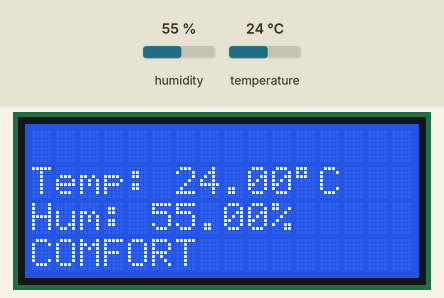
Recording of a sketch running on a simulated Arduino Uno, built with avr-gcc and run on an emulated ATmega328P. Shown: 16×4 character LCD. Inputs (shaded band) come from the test bench; at power-on: humidity 55 %, temperature 24 °C. What the sketch prints to the serial monitor is not drawn.

Above: at 3.2 s.
3.3 s: humidity set to 41 %
At 5.0 s:
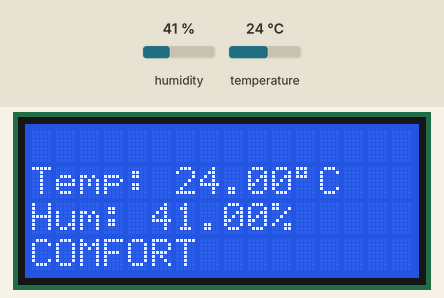
6.0 s: humidity set to 38 %
At 7.6 s:
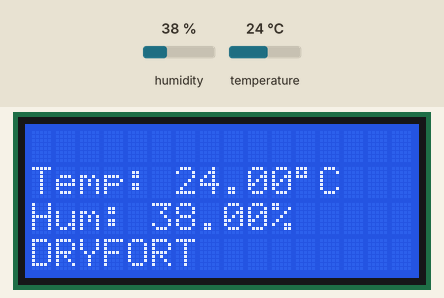
8.7 s: humidity set to 68 %
At 11.4 s:
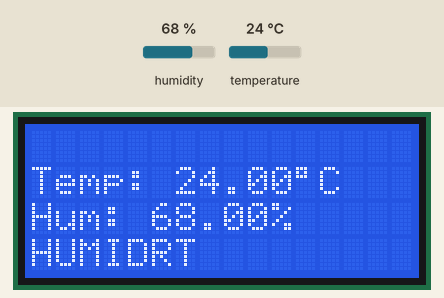
11.7 s: humidity set to 62 %
14.4 s: humidity set to 59 %
At 16.8 s:
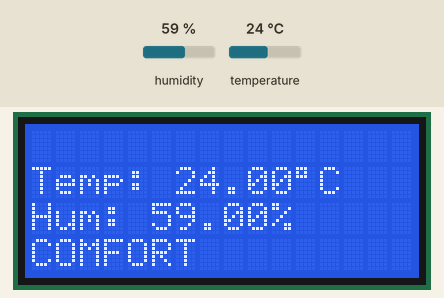
17.7 s: temperature set to 12 °C
At 19.3 s:
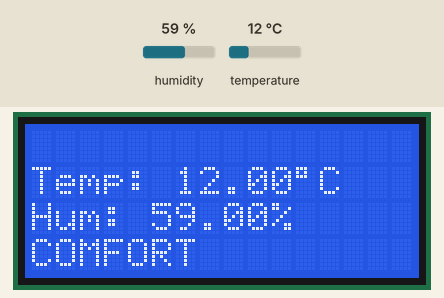
Timing chart, 0 to 20.8 s (numbered marks = the images above; inputs shaded):
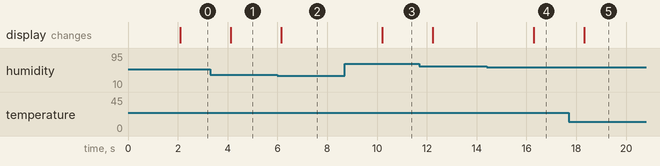

The sketch:

08-weather-station.ino
```cpp
#include <LiquidCrystal.h>
#include <DHT.h>


#define DHTTYPE DHT11
#define DHTPIN 7

DHT dht(DHTPIN , DHTTYPE);
LiquidCrystal lcd(12, 11, 5, 4, 3, 2);


void setup() {

  Serial.begin(9600);
  Serial.println("Demarrage");
  lcd.begin(16, 4);
  Serial.println("LCD init OK");
  lcd.print("Weather Station");
  delay(2000);
  lcd.clear();
  dht.begin();
}

void loop() {

  float temperature = dht.readTemperature();
  float humidity = dht.readHumidity();
  char* state;

  if (isnan(temperature) || isnan(humidity)) {
    Serial.println("Erreur lecture DHT");
    return;
  }

//display temperature
  lcd.setCursor(0, 1);
  lcd.print("Temp: ");
  lcd.print(temperature);
  lcd.write(0xDF); // it's for "°"
  lcd.print("C");

//display humidity
  lcd.setCursor(0, 2);
  lcd.print("Hum: ");
  lcd.print(humidity);
  lcd.print("%");

//Comfort thresholds
  if (humidity < 40){
    state = "DRY";
  }
  else if (humidity > 60){
    state = "HUMID";
  }
  else {
    state = "COMFORT";
  }

  lcd.setCursor(0,3);
  lcd.print(state);

  delay(2000);

}
```

Measured:
- the behaviour switches between 40 and 39 % on humidity (found by bisection; images 1 and 2)
- the behaviour switches between 61 and 60 % on humidity (found by bisection; images 3 and 4)
- after the input at 3.3 s, the display: changes after 0.82 s (image 1)
- after the input at 6.0 s, the display: changes after 0.15 s (image 2)
- after the input at 8.7 s, the display: changes after 1.5 s (image 3)
- after the input at 14.4 s, the display: changes after 1.9 s (image 4)
- after the input at 17.7 s, the display: changes after 0.62 s (image 5)
